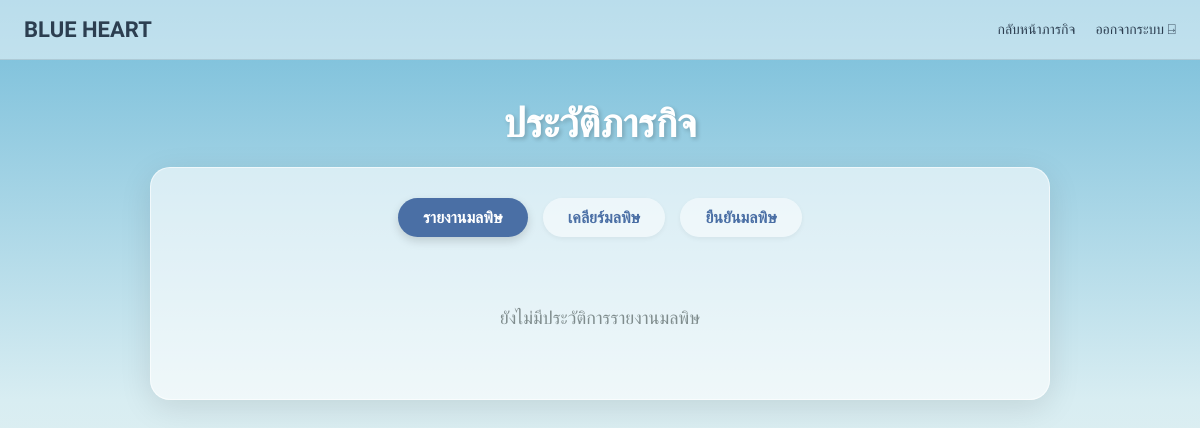
Before: /history (signed in) with the older database file.
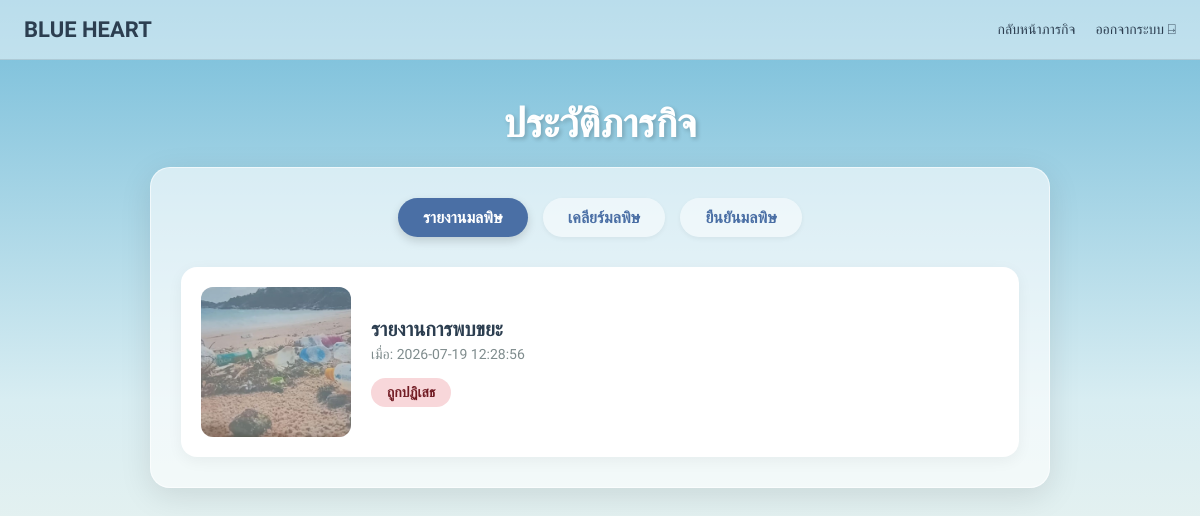
After: the same page with the newer database file.
### tables this page shows
CREATE TABLE pollution_reports (
            id INTEGER PRIMARY KEY AUTOINCREMENT,
            username TEXT NOT NULL,
            lat TEXT NOT NULL,
            lng TEXT NOT NULL,
            image_path TEXT NOT NULL,
            trash_count INTEGER NOT NULL,
            status TEXT DEFAULT 'pending',
            created_at TIMESTAMP DEFAULT CURRENT_TIMESTAMP
        );

### app.py (the view)
@app.route('/history')
def history():
    if not session.get('username'):
        return redirect(url_for('login'))
    username = session['username']
    conn = get_db_connection()
    reports = conn.execute('SELECT * FROM pollution_reports WHERE username = ? ORDER BY created_at DESC', (username,)).fetchall()
    clears = conn.execute('SELECT * FROM cleared_reports WHERE username = ? ORDER BY created_at DESC', (username,)).fetchall()
    votes = conn.execute('''
        SELECT v.*,
               p.image_path as report_img,
               c.before_image as clear_before,
               c.after_image as clear_after
        FROM votes v
        LEFT JOIN pollution_reports p ON v.target_type = 'report' AND v.target_id = p.id
        LEFT JOIN cleared_reports c ON v.target_type = 'clear' AND v.target_id = c.id
        WHERE v.username = ?
        ORDER BY v.created_at DESC
    ''', (username,)).fetchall()
    conn.close()
    return render_template('history.html', reports=reports, clears=clears, votes=votes)

### app.py (called while the page is built)
def get_db_connection():
    conn = sqlite3.connect('database.db')
    conn.row_factory = sqlite3.Row
    return conn

### templates/history.html (shortened to what this page needs)
<!DOCTYPE html>
<html lang="th">
<head>
</head>
<body>
    <nav class="navbar">
        <a href="/" class="logo">BLUE HEART</a>
        <div class="nav-links">
            <a href="/ingame">กลับหน้าภารกิจ</a>
            <a href="/logout">ออกจากระบบ ⍈</a>
        </div>
    </nav>
    <div class="page-title">ประวัติภารกิจ</div>
    <div class="glass-container">
        <div class="tabs">
            <button class="tab-btn active" onclick="switchTab('report')">รายงานมลพิษ</button>
            <button class="tab-btn" onclick="switchTab('clear')">เคลียร์มลพิษ</button>
            <button class="tab-btn" onclick="switchTab('vote')">ยืนยันมลพิษ</button>
        </div>
        <div id="tab-report" class="tab-content active">
            <div class="history-list">
                {% if reports %}
                    {% for item in reports %}
                    <div class="history-card">
                        <div class="history-img-wrapper">
                            <img src="/{{ item.image_path }}" alt="Report Image">
                        </div>
                        <div class="history-info">
                            <div class="info-title">รายงานการพบขยะ</div>
                            <div class="info-date">เมื่อ: {{ item.created_at }}</div>
                            {% if item.status == 'pending' %}
                                <div class="status-badge status-pending">รอการตรวจสอบจากแอดมิน</div>
                            {% elif item.status == 'approved' %}
                                <div class="status-badge status-approved">ตรวจสอบแล้ว (แสดงบนแผนที่)</div>
                            {% elif item.status == 'cleared' %}
                                <div class="status-badge status-cleared">ถูกเคลียร์เรียบร้อยแล้ว</div>
                            {% elif item.status == 'rejected' %}
                                <div class="status-badge status-rejected">ถูกปฏิเสธ</div>
                            {% endif %}
                        </div>
                    </div>
                    {% endfor %}
                {% else %}
                    <div class="empty-state">ยังไม่มีประวัติการรายงานมลพิษ</div>
                {% endif %}
            </div>
        </div>
    </div>
</body>
</html>

### templates/history.html (style rules this page uses)
* { margin: 0; padding: 0; box-sizing: border-box; font-family: 'Kanit', sans-serif; }
body { background: linear-gradient(180deg, #74BCD9 0%, #D8EDF2 50%, #FDF9EC 100%); min-height: 100vh; display: flex; flex-direction: column; align-items: center; }
.navbar { display: flex; justify-content: space-between; align-items: center; background-color: rgba(255, 255, 255, 0.5); padding: 0 24px; height: 60px; border-bottom: 1px solid rgba(0,0,0,0.1); width: 100%; z-index: 1000; }
.logo { font-size: 22px; font-weight: 600; color: #2c3e50; text-decoration: none; }
.nav-links { display: flex; gap: 20px; }
.nav-links a { text-decoration: none; color: #2c3e50; font-size: 14px; font-weight: 500; }
.page-title { margin-top: 40px; font-size: 40px; font-weight: 700; color: white; text-shadow: 2px 2px 4px rgba(0, 0, 0, 0.2); margin-bottom: 20px; }
.glass-container { background: rgba(255, 255, 255, 0.6); border-radius: 20px; padding: 30px; width: 90%; max-width: 900px; box-shadow: 0 8px 32px rgba(0, 0, 0, 0.1); border: 1px solid rgba(255, 255, 255, 0.6); margin-bottom: 50px; }
.tabs { display: flex; justify-content: center; gap: 15px; margin-bottom: 30px; }
.tab-btn { padding: 10px 25px; border-radius: 25px; border: none; font-size: 16px; font-weight: 600; cursor: pointer; background: rgba(255, 255, 255, 0.5); color: #4a6fa5; transition: all 0.3s; box-shadow: 0 2px 5px rgba(0,0,0,0.05); }
.tab-btn.active { background: #4a6fa5; color: white; box-shadow: 0 4px 10px rgba(0,0,0,0.15); }
.tab-content { display: none; }
.tab-content.active { display: block; animation: fadeIn 0.4s ease; }
.history-list { display: flex; flex-direction: column; gap: 20px; }
.history-card { background: white; border-radius: 16px; padding: 20px; display: flex; gap: 20px; box-shadow: 0 4px 15px rgba(0,0,0,0.05); align-items: center; }
.history-img-wrapper { flex-shrink: 0; width: 150px; height: 150px; border-radius: 12px; overflow: hidden; display: flex; gap: 5px; background: #f0f0f0; }
.history-img-wrapper img { width: 100%; height: 100%; object-fit: cover; }
.history-info { flex-grow: 1; }
.info-title { font-size: 20px; font-weight: 600; color: #2c3e50; margin-bottom: 5px; }
.info-date { font-size: 14px; color: #7f8c8d; margin-bottom: 15px; }
.status-badge { display: inline-block; padding: 6px 16px; border-radius: 20px; font-size: 14px; font-weight: 600; }
.status-rejected { background-color: #f8d7da; color: #721c24; }

Changed rows visible on the page:
added pollution_reports: image_path (picture), created_at "2026-07-19 12:28:56", status "ถูกปฏิเสธ"
Other visible differences:
text no longer shown: "ยังไม่มีประวัติการรายงานมลพิษ"
